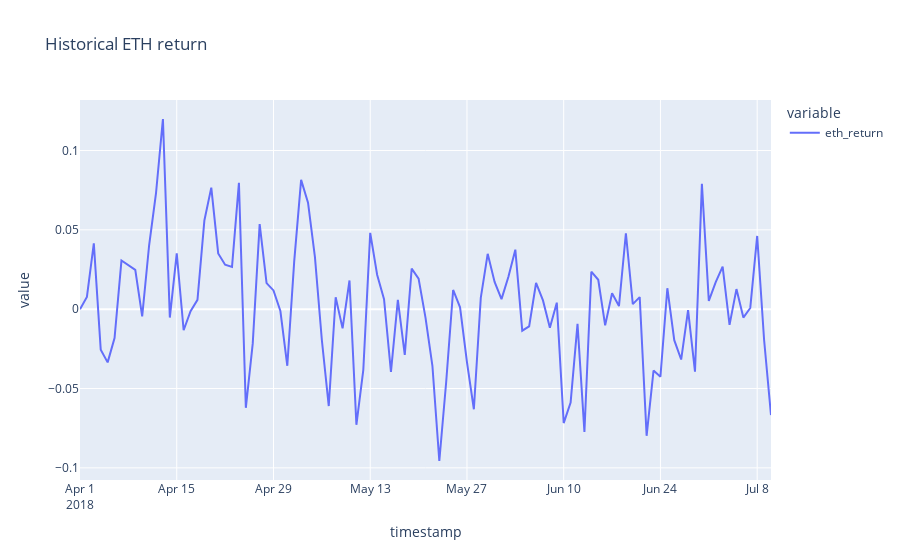

The notebook cell this image was saved under:
### Code cell
df.plot(x='timestamp', y=['eth_return'], title='Historical ETH return')
